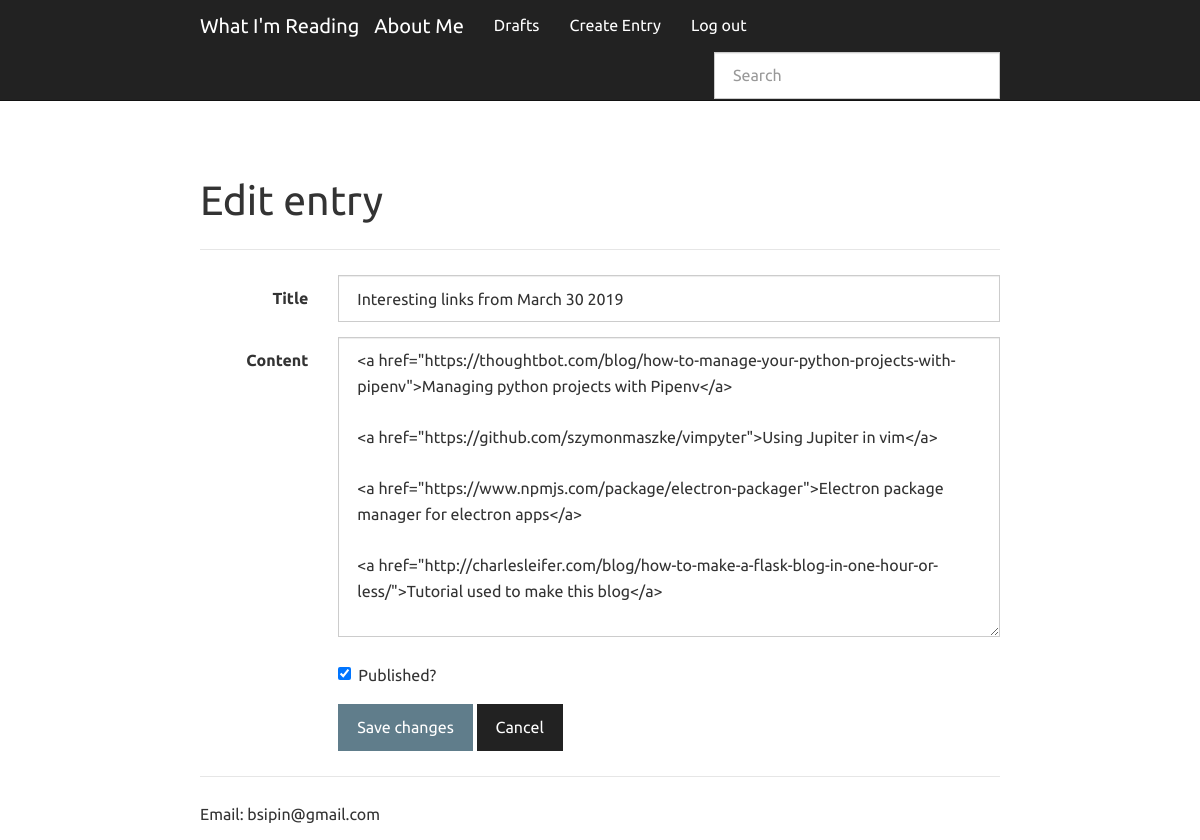
Page /interesting-links-from-march-30-2019/edit/ (signed in) on the committed database.
### app.py (models this page shows, shortened)
class Entry(flask_db.Model):
    title = CharField()
    slug = CharField(unique=True)
    content = TextField()
    published = BooleanField(index=True)
    timestamp = DateTimeField(default=datetime.datetime.now, index=True)

### app.py (the view)
@app.route('/<slug>/edit/', methods=['GET', 'POST'])
@login_required
def edit(slug):
    entry = get_object_or_404(Entry, Entry.slug == slug)
    return _create_or_edit(entry, 'edit.html')

### app.py (called while the page is built, shortened)
def login_required(fn):
    @functools.wraps(fn)
    def inner(*args, **kwargs):
        if session.get('logged_in'):
            return fn(*args, **kwargs)
        return redirect(url_for('login', next=request.path))
    return inner

def _create_or_edit(entry, template):
    return render_template(template, entry=entry)

### templates/edit.html (shortened to what this page needs)
{% extends "create.html" %}
{% block content_title %}Edit entry{% endblock %}
{% block form_action %}{{ url_for('edit', slug=entry.slug) }}{% endblock %}
{% block save_button %}Save changes{% endblock %}

### templates/create.html (shortened to what this page needs)
{% extends "base.html" %}
{% block content %}
  <form action="{% block form_action %}{{ url_for('create') }}{% endblock %}" class="form-horizontal" method="post">
    <div class="form-group">
      <label for="title" class="col-sm-2 control-label">Title</label>
      <div class="col-sm-10">
        <input class="form-control" id="title" name="title" type="text" value="{{ entry.title }}">
      </div>
    </div>
    <div class="form-group">
      <label for="Content" class="col-sm-2 control-label">Content</label>
      <div class="col-sm-10">
        <textarea class="form-control" id="content" name="content" style="height: 300px;">{{ entry.content }}</textarea>
      </div>
    </div>
    <div class="form-group">
      <div class="col-sm-offset-2 col-sm-10">
        <div class="checkbox">
          <label>
            <input name="published" type="checkbox" value="y"{% if entry.published %} checked="checked"{% endif %}> Published?
          </label>
        </div>
      </div>
    </div>
    <div class="form-group">
      <div class="col-sm-offset-2 col-sm-10">
        <button class="btn btn-primary" type="submit">{% block save_button %}Create{% endblock %}</button>
        <a class="btn btn-default" href="{{ url_for('index') }}">Cancel</a>
      </div>
    </div>
  </form>
{% endblock %}

### rows in the picture
Entry: title "Interesting links from March 30 2019", content "<a href=\"https://thoughtbot.com/blog/how-to-manage-your-python-projects-with-pipenv\">Managing python projects with Pipenv</a> <a href=\"https://github.com/szymonmaszke/vimpyter\">Using Jupiter in vim</a> <a href=\"https://www.npmjs.com/package/electron-packager\">Electron package manager for electron apps</a> <a href=\"http://charlesleifer.com/blog/how-to-make-a-flask-blog-in-one-hour-or-less/\">Tutorial used to make this blog</a>", published "☑"
